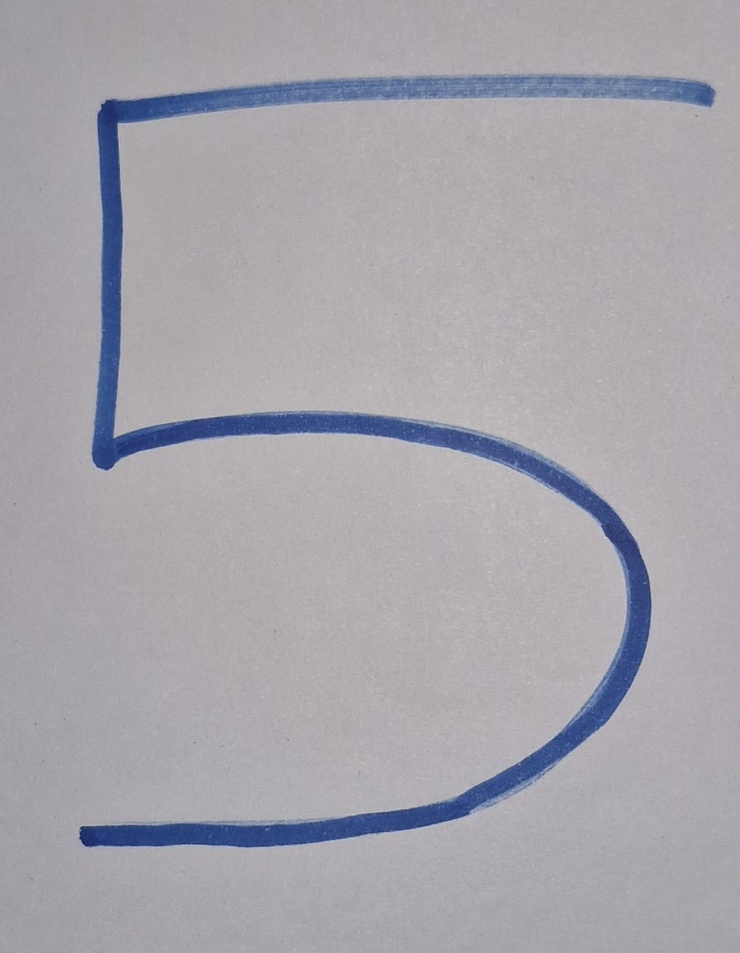
#> input picture images/digit_5_cropped.jpeg, 740 x 953 px, shrunk from 1122 x 1444 before the run, found by its file name
$ python dataset_enhancement.py
#> lines starting #> are read from the running program, lines starting #| are printed output that depends on the picture
import cv2
image = cv2.imread("images/digit_5_cropped.jpeg")
#> image is the input picture: shape (953, 740, 3); mean B, G, R 172.2, 164.6, 166.8

if image is None:
    print("Error: Image not found!")
    exit()

rotated = cv2.rotate(image, cv2.ROTATE_90_CLOCKWISE)
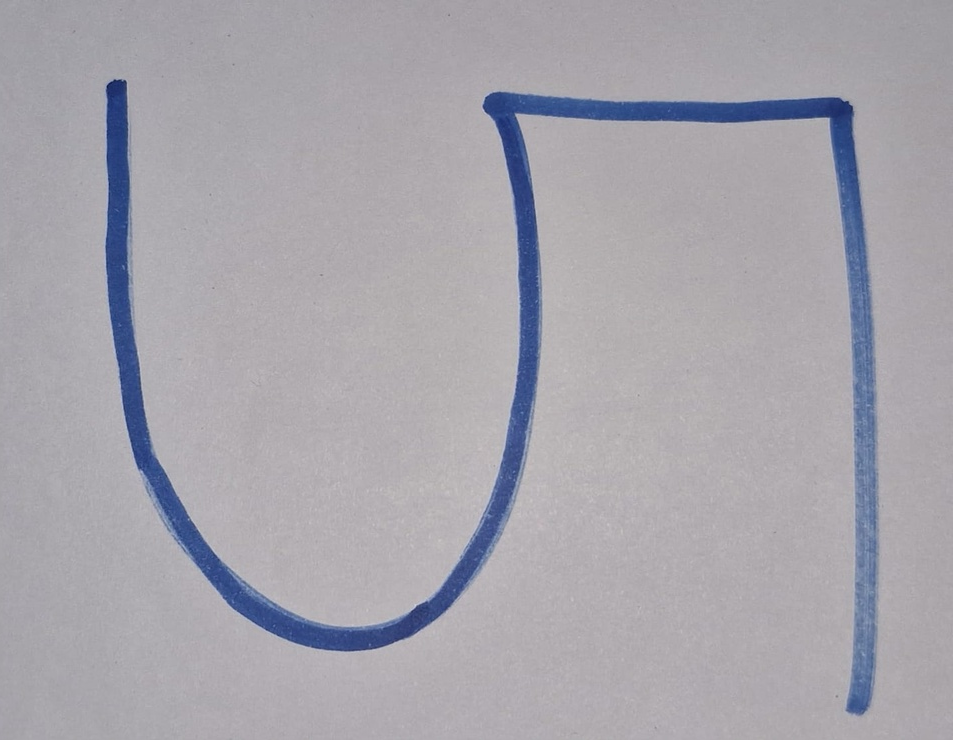
#> rotated: shape (740, 953, 3); mean B, G, R 172.2, 164.6, 166.8

flipped = cv2.flip(image, 1)
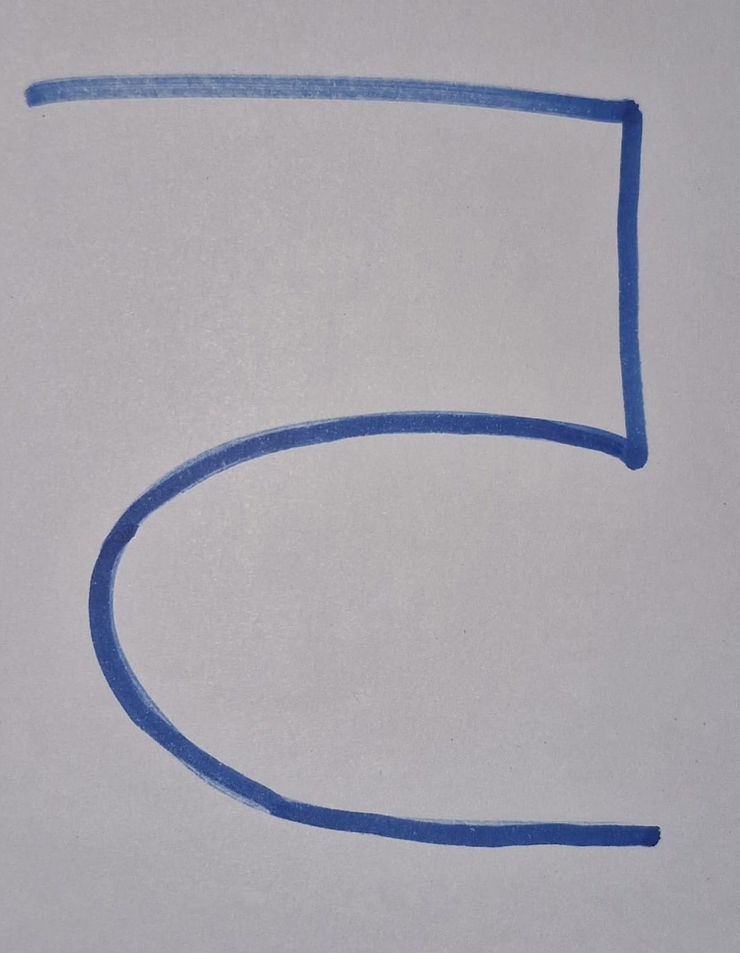
#> flipped: shape (953, 740, 3); mean B, G, R 172.2, 164.6, 166.8

bright = cv2.convertScaleAbs(image, alpha=1.0, beta=40)
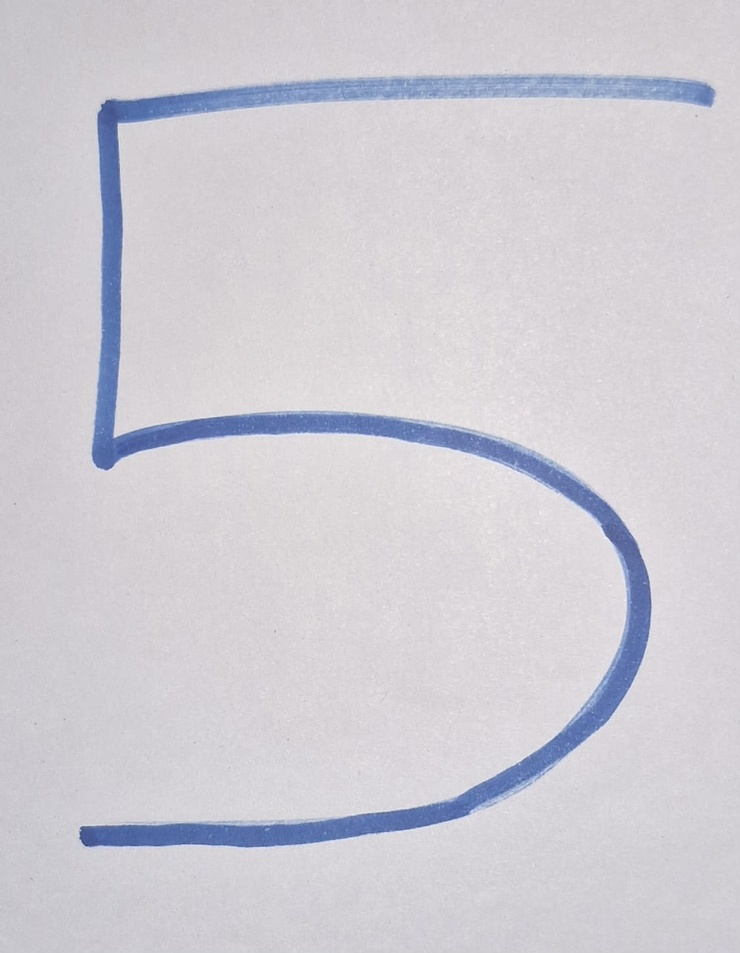
#> bright: shape (953, 740, 3); mean B, G, R 212.2, 204.6, 206.8

cv2.imwrite("results/rotated.jpg", rotated)
cv2.imwrite("results/flipped.jpg", flipped)
cv2.imwrite("results/bright.jpg", bright)

print("Dataset Enhancement Completed Successfully!")
